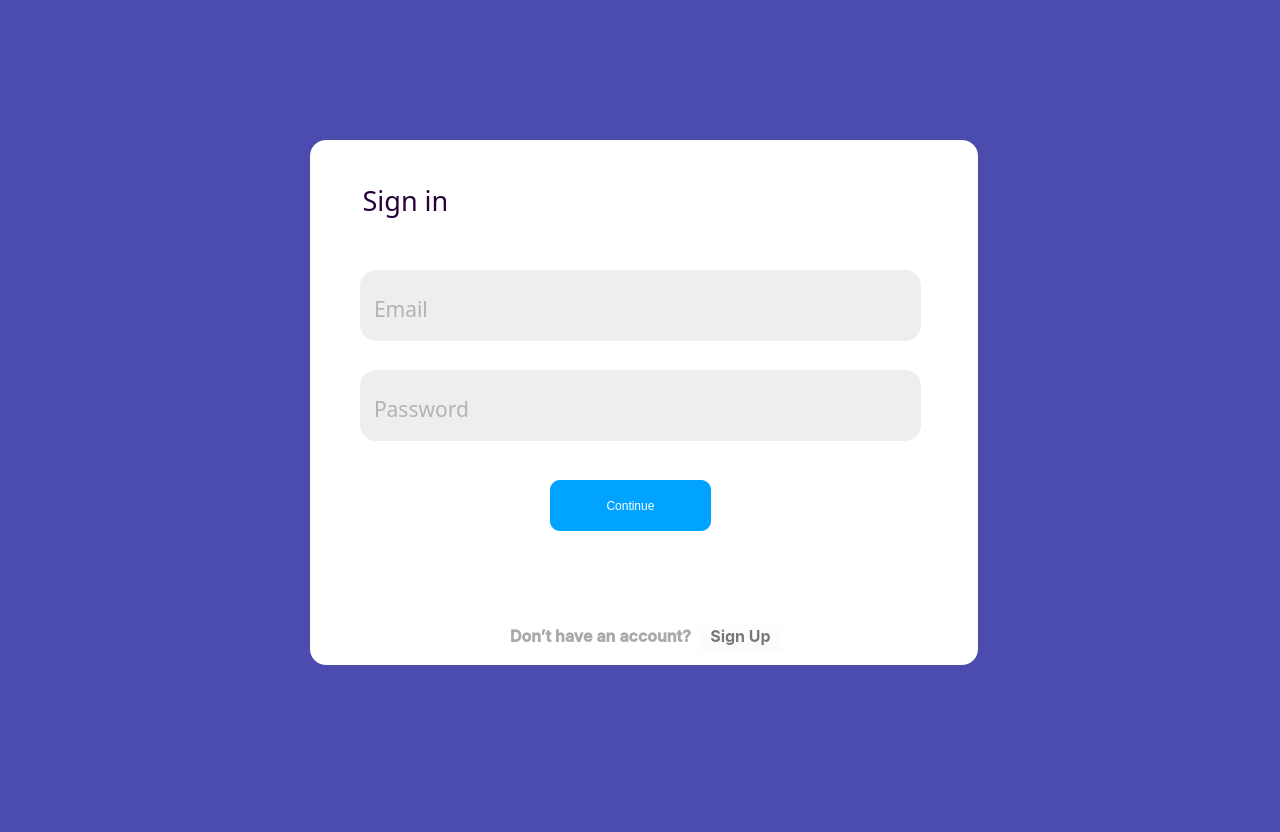
<?xml version="1.0" encoding="UTF-8"?>
<ui version="4.0">
 <class>SignIn</class>
 <widget class="QWidget" name="SignIn">
  <property name="geometry">
   <rect>
    <x>0</x>
    <y>0</y>
    <width>1280</width>
    <height>832</height>
   </rect>
  </property>
  <property name="minimumSize">
   <size>
    <width>1280</width>
    <height>832</height>
   </size>
  </property>
  <property name="maximumSize">
   <size>
    <width>1280</width>
    <height>832</height>
   </size>
  </property>
  <property name="baseSize">
   <size>
    <width>1280</width>
    <height>832</height>
   </size>
  </property>
  <property name="cursor">
   <cursorShape>ArrowCursor</cursorShape>
  </property>
  <property name="windowTitle">
   <string>Sign In</string>
  </property>
  <property name="autoFillBackground">
   <bool>false</bool>
  </property>
  <property name="styleSheet">
   <string notr="true">background-color: rgb(75, 76, 173);</string>
  </property>
  <widget class="QLabel" name="Background">
   <property name="geometry">
    <rect>
     <x>0</x>
     <y>0</y>
     <width>1280</width>
     <height>832</height>
    </rect>
   </property>
   <property name="text">
    <string/>
   </property>
   <property name="pixmap">
    <pixmap resource="assets.qrc">:/backgrounds/assets/backgrounds/main-background.png</pixmap>
   </property>
   <property name="alignment">
    <set>Qt::AlignCenter</set>
   </property>
  </widget>
  <widget class="QLabel" name="Frame">
   <property name="geometry">
    <rect>
     <x>310</x>
     <y>140</y>
     <width>668</width>
     <height>525</height>
    </rect>
   </property>
   <property name="styleSheet">
    <string notr="true">background-color: rgb(255, 255, 255);
border-radius: 16px;</string>
   </property>
   <property name="text">
    <string/>
   </property>
  </widget>
  <widget class="QLabel" name="SignInLabel">
   <property name="geometry">
    <rect>
     <x>350</x>
     <y>180</y>
     <width>111</width>
     <height>41</height>
    </rect>
   </property>
   <property name="font">
    <font>
     <family>Roboto Serif Medium</family>
     <pointsize>20</pointsize>
     <italic>false</italic>
     <fontweight>DemiBold</fontweight>
    </font>
   </property>
   <property name="autoFillBackground">
    <bool>false</bool>
   </property>
   <property name="styleSheet">
    <string notr="true">background-color: rgba(255, 255, 255, 0);
color: #26013C;
font: 600 20pt &quot;Roboto Serif Medium&quot;;</string>
   </property>
   <property name="text">
    <string>Sign in</string>
   </property>
   <property name="scaledContents">
    <bool>false</bool>
   </property>
   <property name="alignment">
    <set>Qt::AlignCenter</set>
   </property>
  </widget>
  <widget class="QTextEdit" name="Email">
   <property name="geometry">
    <rect>
     <x>370</x>
     <y>290</y>
     <width>551</width>
     <height>41</height>
    </rect>
   </property>
   <property name="font">
    <font>
     <family>Roboto Serif Medium</family>
     <pointsize>16</pointsize>
     <italic>false</italic>
     <fontweight>DemiBold</fontweight>
    </font>
   </property>
   <property name="autoFillBackground">
    <bool>false</bool>
   </property>
   <property name="styleSheet">
    <string notr="true">background: none;
font: 600 16pt &quot;Roboto Serif Medium&quot;;
background-color: rgba(255, 255, 255, 0);
border: none;
color: #777777;</string>
   </property>
   <property name="placeholderText">
    <string>Email</string>
   </property>
  </widget>
  <widget class="QLabel" name="EmailFrame">
   <property name="geometry">
    <rect>
     <x>360</x>
     <y>270</y>
     <width>561</width>
     <height>71</height>
    </rect>
   </property>
   <property name="styleSheet">
    <string notr="true">background-color: #EEEEEE;
border-radius: 16px;</string>
   </property>
   <property name="text">
    <string/>
   </property>
  </widget>
  <widget class="QLabel" name="PasswordFrame">
   <property name="geometry">
    <rect>
     <x>360</x>
     <y>370</y>
     <width>561</width>
     <height>71</height>
    </rect>
   </property>
   <property name="styleSheet">
    <string notr="true">background-color: #EEEEEE;
border-radius: 16px;</string>
   </property>
   <property name="text">
    <string/>
   </property>
  </widget>
  <widget class="QTextEdit" name="Password">
   <property name="geometry">
    <rect>
     <x>370</x>
     <y>390</y>
     <width>551</width>
     <height>41</height>
    </rect>
   </property>
   <property name="font">
    <font>
     <family>Roboto Serif Medium</family>
     <pointsize>16</pointsize>
     <italic>false</italic>
     <fontweight>DemiBold</fontweight>
    </font>
   </property>
   <property name="autoFillBackground">
    <bool>false</bool>
   </property>
   <property name="styleSheet">
    <string notr="true">background: none;
font: 600 16pt &quot;Roboto Serif Medium&quot;;
background-color: rgba(255, 255, 255, 0);
border: none;
color: #777777;</string>
   </property>
   <property name="placeholderText">
    <string>Password</string>
   </property>
  </widget>
  <widget class="QLabel" name="SignUpLabel">
   <property name="geometry">
    <rect>
     <x>510</x>
     <y>628</y>
     <width>231</width>
     <height>16</height>
    </rect>
   </property>
   <property name="font">
    <font>
     <family>Inter SemiBold</family>
     <pointsize>12</pointsize>
     <bold>true</bold>
    </font>
   </property>
   <property name="styleSheet">
    <string notr="true">background-color: rgba(255, 255, 255, 0);
color: #AAAAAA</string>
   </property>
   <property name="text">
    <string>Don’t have an account?</string>
   </property>
   <property name="alignment">
    <set>Qt::AlignLeading|Qt::AlignLeft|Qt::AlignVCenter</set>
   </property>
  </widget>
  <widget class="QPushButton" name="SignUpButton">
   <property name="geometry">
    <rect>
     <x>700</x>
     <y>620</y>
     <width>81</width>
     <height>31</height>
    </rect>
   </property>
   <property name="font">
    <font>
     <family>Inter</family>
     <pointsize>12</pointsize>
     <bold>true</bold>
    </font>
   </property>
   <property name="cursor">
    <cursorShape>PointingHandCursor</cursorShape>
   </property>
   <property name="styleSheet">
    <string notr="true">QPushButton {
background-color: rgba(255, 255, 255, 0);
color: #777777;
}
QPushButton:hover {

background-color: rgba(255, 255, 255, 0);
color: #000000;
 }
</string>
   </property>
   <property name="text">
    <string>Sign Up</string>
   </property>
  </widget>
  <widget class="QPushButton" name="Continue">
   <property name="geometry">
    <rect>
     <x>550</x>
     <y>480</y>
     <width>161</width>
     <height>51</height>
    </rect>
   </property>
   <property name="cursor">
    <cursorShape>PointingHandCursor</cursorShape>
   </property>
   <property name="autoFillBackground">
    <bool>false</bool>
   </property>
   <property name="styleSheet">
    <string notr="true">QPushButton {
font: 600 16pt &quot;Inter&quot;;
background-color: #00A3FF;
border-radius: 10px;
color:#ffffff;
}
QPushButton:hover {
font: 600 16pt &quot;Inter&quot;;
background-color: #003CD7;
border-radius: 10px;
color:#ffffff;
 }

</string>
   </property>
   <property name="text">
    <string>Continue</string>
   </property>
   <property name="flat">
    <bool>true</bool>
   </property>
  </widget>
  <widget class="QLabel" name="Warning">
   <property name="geometry">
    <rect>
     <x>370</x>
     <y>240</y>
     <width>511</width>
     <height>31</height>
    </rect>
   </property>
   <property name="font">
    <font>
     <family>Inter</family>
     <pointsize>12</pointsize>
     <bold>true</bold>
    </font>
   </property>
   <property name="autoFillBackground">
    <bool>false</bool>
   </property>
   <property name="styleSheet">
    <string notr="true">background-color: rgba(255, 255, 255, 0);
color: rgb(170, 0, 0);</string>
   </property>
   <property name="text">
    <string/>
   </property>
  </widget>
  <zorder>Background</zorder>
  <zorder>Frame</zorder>
  <zorder>EmailFrame</zorder>
  <zorder>SignInLabel</zorder>
  <zorder>Email</zorder>
  <zorder>PasswordFrame</zorder>
  <zorder>Password</zorder>
  <zorder>SignUpLabel</zorder>
  <zorder>SignUpButton</zorder>
  <zorder>Continue</zorder>
  <zorder>Warning</zorder>
 </widget>
 <resources>
  <include location="assets.qrc"/>
 </resources>
 <connections/>
</ui>
